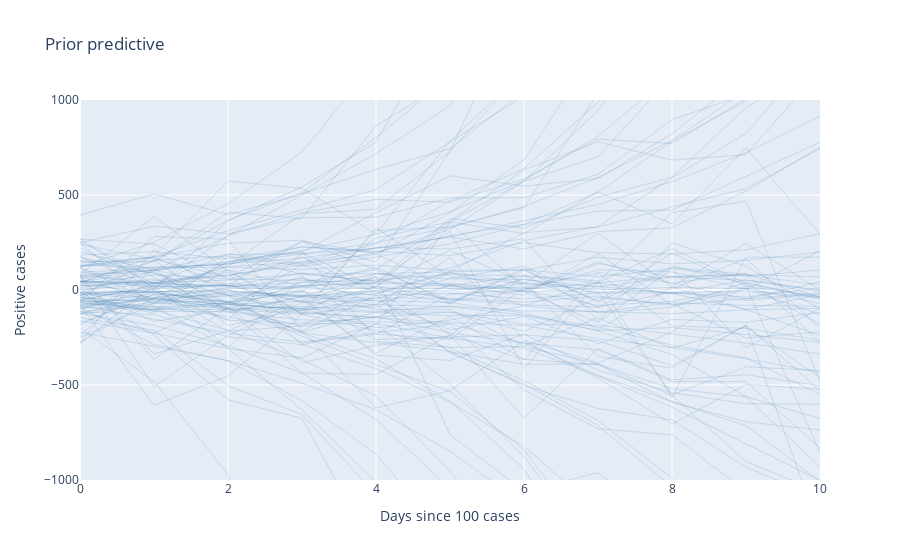

Here is the notebook cell this chart was saved with:
### Code cell
prior_obs = prior_pred.prior_predictive["obs"].values.squeeze().T

fig = go.Figure()
for i in range(min(100, prior_obs.shape[1])):  # Show max 100 traces
    fig.add_trace(
        go.Scatter(
            x=list(range(len(prior_obs[:, i]))),
            y=prior_obs[:, i],
            mode="lines",
            line=dict(color="steelblue", width=0.5),
            opacity=0.4,
            showlegend=False,
        )
    )

fig.update_layout(
    title="Prior predictive",
    xaxis_title="Days since 100 cases",
    yaxis_title="Positive cases",
    yaxis=dict(range=[-1000, 1000]),
    xaxis=dict(range=[0, 10]),
)
fig.show()
